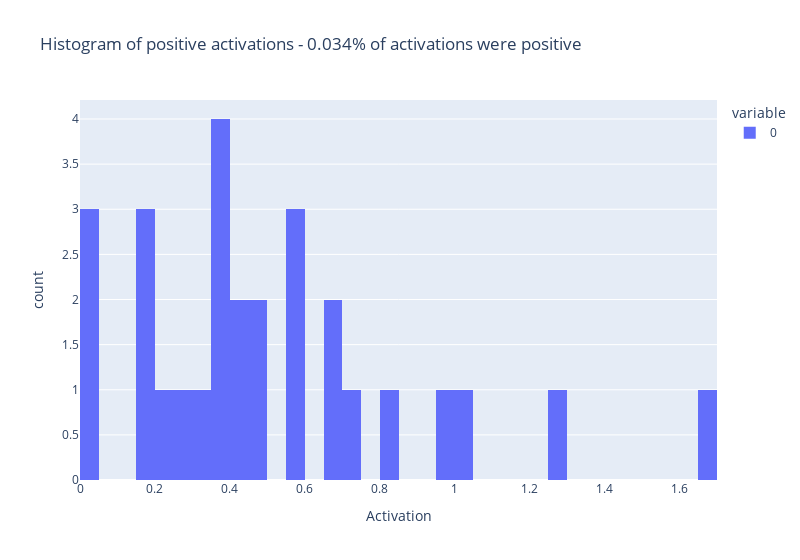

Notebook code for this chart:
### Code cell
feature_idx = 1
# get non-zero activations

all_positive_acts = all_feature_acts[all_feature_acts[:, feature_idx] > 0][:, feature_idx].detach()
prop_positive_activations = 100 * len(all_positive_acts) / (total_batches * 8 * 1024)

px.histogram(
    all_positive_acts.cpu(),
    nbins=50,
    title=f"Histogram of positive activations - {prop_positive_activations:.3f}% of activations were positive",
    labels={"value": "Activation"},
    width=800,
)

### Figure 1 — Plotly figure (JSON) as saved in the notebook; plotly's stock layout.template omitted (floating-point values rounded to 4 significant figures)
{"data": [{"alignmentgroup": "True", "bingroup": "x", "hovertemplate": "variable=0<br>Activation=%{x}<br>count=%{y}<extra></extra>", "legendgroup": "0", "marker": {"color": "#636efa", "pattern": {"shape": ""}}, "name": "0", "nbinsx": 50, "offsetgroup": "0", "orientation": "v", "showlegend": true, "type": "histogram", "x": [0.3914, 1.293, 0.6, 0.6896, 0.1962, 1.653, 0.8261, 0.4121, 0.6598, 1.039, 0.9591, 0.02033, 0.4214, 0.01986, 0.581, 0.3933, 0.2201, 0.588, 0.455, 0.3967, 0.471, 0.7404, 0.1789, 0.2609, 0.3574, 0.1636, 0.01485, 0.346], "xaxis": "x", "yaxis": "y"}], "layout": {"barmode": "relative", "legend": {"title": {"text": "variable"}, "tracegroupgap": 0}, "title": {"text": "Histogram of positive activations - 0.034% of activations were positive"}, "width": 800, "xaxis": {"anchor": "y", "domain": [0, 1], "title": {"text": "Activation"}}, "yaxis": {"anchor": "x", "domain": [0, 1], "title": {"text": "count"}}}}
